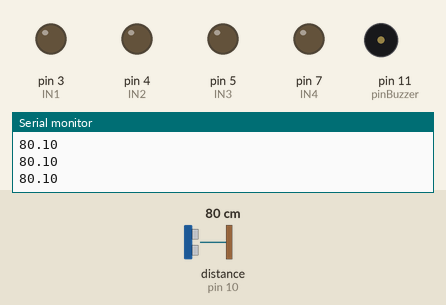
Bench run of a sketch on a simulated Arduino Uno, built with avr-gcc and run on an emulated ATmega328P. On the bench: output pins drawn as LEDs (lit = HIGH), buzzer (waves = sounding), the last lines printed to the serial monitor. Wiring (inferred from the names in the program): ultrasonic range finder: trigger pin 9; echo pin 10. The test bench sets the inputs (shaded band); at power-on: distance to the obstacle (sensor on pin 10) 80 cm. The echo pulse lasts 58.3 µs per cm; pins used as bus, display or sensor lines are not drawn.

Above: at 1.5 s.
1.6 s: distance to the obstacle (sensor on pin 10) set to 23 cm
3.1 s: distance to the obstacle (sensor on pin 10) set to 19 cm
At 3.36 s:
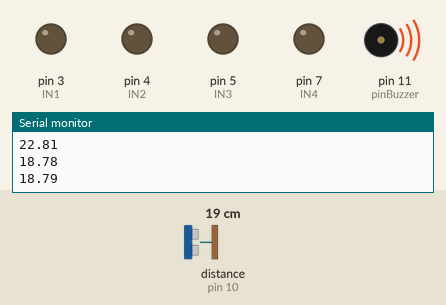
12.1 s: distance to the obstacle (sensor on pin 10) set to 35 cm
At 13.3 s:
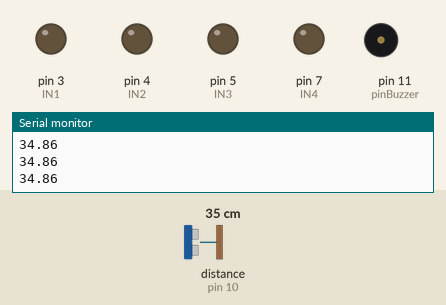
13.6 s: distance to the obstacle (sensor on pin 10) set to 18 cm
At 14.5 s:
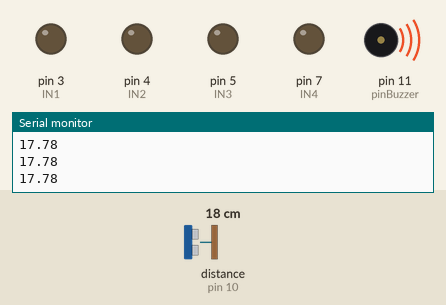
Timing chart, 0 to 17.6 s (numbered marks = the images above; inputs shaded):
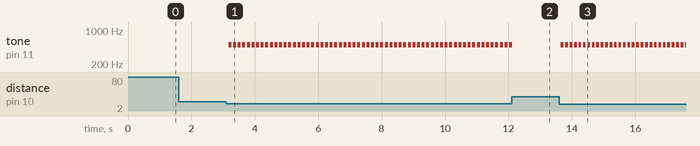

The sketch:

Driver.ino
```cpp
///////////////////////////////////////////////////////////////////////////////////////////
//
// ALA library example: RgbStripSerial
//
// Example to demonstrate how to control WS2812 RGB LED strip lighting and animations
// sending AT commands through the serial port.
//
// Web page: http://yaab-arduino.blogspot.com/p/ala-example-rgbstripserial.html
//
///////////////////////////////////////////////////////////////////////////////////////////


#include <stdlib.h>

#define CMDBUFSIZE 16   // buffer size for receiving serial commands

char cmdBuffer[CMDBUFSIZE];
int motionCmd= 212;
float brightness = 0.3;
int paletteId=0;
long duration = 5000;
int palette=0;
int speed=3;

int IN1=3;
int IN2=4;
int IN3=5;
int IN4=7;

const int trig=9;
const int echo=10;
int vcc=8;
int pinBuzzer = 11; //管脚D3连接到蜂鸣器模块的信号脚

void setup()
{
  Serial.begin(9600);

  Serial.println("Welcome to ALA RgbStripSerial example");
  Serial.println("A=[animation code] Set the animation. See https://github.com/bportaluri/ALA/blob/master/src/AlaLed.h");
  Serial.println("B=[brightness]     Set the brightness [0-100]");
  Serial.println("D=[speed]       Set the duration in milliseconds of the animation cycle");
  Serial.println("C=[color]          Set the color (hexadecimal RGB representation ex. 0xE8A240)");
  Serial.println("P=[palette]        Set the palette.");
  //driver
  pinMode(IN1,OUTPUT);
  pinMode(IN2,OUTPUT);
  pinMode(IN3,OUTPUT);
  pinMode(IN4,OUTPUT);
  //Alarm system
  pinMode(echo,INPUT);
  pinMode(trig,OUTPUT);
  pinMode(pinBuzzer, OUTPUT); //设置pinBuzzer脚为输出状态
  pinMode(vcc,OUTPUT);
}

void loop()
{
  Alarm();
  if (Serial.available())
  {
    int charsRead;
    charsRead = Serial.readBytesUntil('\n', cmdBuffer, sizeof(cmdBuffer) - 1);  //read entire line
    cmdBuffer[charsRead] = '\0';       // Make it a C string
    Serial.print("Sail >"); Serial.println(cmdBuffer);

    if(cmdBuffer[1] != '=' || strlen(cmdBuffer)<3)
    {
      Serial.println("KO");
    }
    else
    {
      switch(toupper(cmdBuffer[0]))
      {
      case 'A':
        motionCmd = atoi(&cmdBuffer[2]);
        break;
//      case 'B':
//        brightness = atoi(&cmdBuffer[2]);
//        Serial.println("OK");
//        break;
//      case 'C':
////        color = strtol(&cmdBuffer[2], 0, 16);
////        palette=alaPalNull;
//        Serial.println("OK");
//        break;
      case 'D':
        speed = atol(&cmdBuffer[2]);
        Serial.println("OK");
        break;
//      case 'P':
//        paletteId = atoi(&cmdBuffer[2]);
//        switch(paletteId)
//        {
//        case 0:
//          palette=0;
//          break;
//        case 1:
//          palette=1;
//          break;
//        case 2:
//          palette=2;
//          break;
//        case 3:
//          palette=3;
//          break;
//        case 4:
//          palette=4;
//          break;
//        case 5:
//          palette=5;
//          break;
//        case 6:
//          palette=6;
//          break;
//        }
//        break;
//
      default:
        Serial.println("KO");
      }
  }
}
speed=int(speed);
MotionService(speed);
}
bool isStart=true;
int lastCmd=211;
void MotionService(int speed){
        switch(motionCmd){
          case 102://left
            TurnLeft(speed);
            break;
          case 302://right
            TurnRight(speed);
            break;
          case 211://up
            Forward(speed);
            break;
          case 213://down
            Backward(speed);
            break;
          case 212://start/stop
            if(isStart){
              Stop();
            }else{
              motionCmd=lastCmd;
            }
            break;
          default:
            break;
        }

}


void TurnRight(int speed){
  if(speed!=1||2||3){
    speed=3;
  }else;
  int Vollevel=int((HIGH/3)*speed);
  digitalWrite(IN1,Vollevel);
  digitalWrite(IN2,LOW);
  digitalWrite(IN3,Vollevel);
  digitalWrite(IN4,LOW);
  isStart=true;
  lastCmd=motionCmd;
  motionCmd=0;
  Serial.println("Yellow smart car turn left");
}

void TurnLeft(int speed){
  if(speed!=1||2||3){
    speed=3;
  }else;
  int Vollevel=int((HIGH/3)*speed);
  digitalWrite(IN1,LOW);
  digitalWrite(IN2,Vollevel);
  digitalWrite(IN3,LOW);
  digitalWrite(IN4,Vollevel);
    isStart=true;
  lastCmd=motionCmd;
  motionCmd=0;
  Serial.println("Yellow smart car turn right");
}

void Forward(int speed){
  if(speed!=1||2||3){
    speed=3;
  }else;
  int Vollevel=int((HIGH/3)*speed);
  digitalWrite(IN1,LOW);
  digitalWrite(IN2,Vollevel);
  digitalWrite(IN3,Vollevel);
  digitalWrite(IN4,LOW);
    isStart=true;
  lastCmd=motionCmd;
  motionCmd=0;
  Serial.println("Yellow smart car Motion forward");
}

void Backward(int speed){
  if(speed!=1||2||3){
    speed=3;
  }else;
  int Vollevel=int((HIGH/3)*speed);
  digitalWrite(IN1,Vollevel);
  digitalWrite(IN2,LOW);
  digitalWrite(IN3,LOW);
  digitalWrite(IN4,Vollevel);
    isStart=true;
  lastCmd=motionCmd;
  motionCmd=0;
  Serial.println("Yellow smart car Motion backword");
}

void Stop(){
  digitalWrite(IN1,LOW);
  digitalWrite(IN2,LOW);
  digitalWrite(IN3,LOW);
  digitalWrite(IN4,LOW);
  isStart=false;
  motionCmd=0;
  Serial.println("Yellow smart car stoped");
}


void Alarm(){
  digitalWrite(vcc,HIGH);
  float instantDistance=distance();
  buzzer(instantDistance);
}


void buzzer(float instantDistance){

   long frequency = 500; //频率, 单位Hz
   long dur=instantDistance*5;
   if(instantDistance<20.00){
      //用tone()函数发出频率为frequency的波形
      tone(pinBuzzer, frequency,dur);
      delay(dur); //等待1000毫秒
      noTone(pinBuzzer);//停止发声
   }else;
}

float distance(){
  long IntervalTime=0;
  digitalWrite(trig,1);
  delayMicroseconds(15);
  digitalWrite(trig,0);
  IntervalTime=pulseIn(echo,HIGH);
  float S=IntervalTime/58.00;
  if(S<3300.00){
    Serial.println(S);
    float instantDistance = S;
    S=0;
    delay(50);
    return instantDistance;
  }else;
}
```

Measured:
- the behaviour switches between 21 and 20 cm on distance to the obstacle (sensor on pin 10) (found by bisection; images 0 and 1)
- after the input at 3.1 s, tone on pin 11 (pinBuzzer): alternates 500 Hz for 0.09 s and silent for 0.05 s, starting after 0.08 s
- after the input at 12.1 s, tone on pin 11 (pinBuzzer): goes on until 12.1 s, then stays silent
- after the input at 13.6 s, tone on pin 11 (pinBuzzer): alternates 500 Hz for 0.09 s and silent for 0.05 s, starting after 0.05 s
